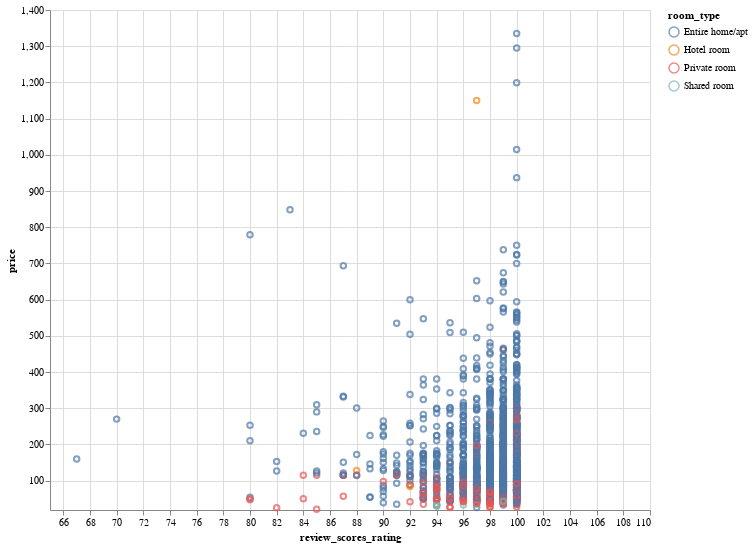

Notebook code for this chart:
### Code cell
# chart to show the rating compared to price color coded by type of accomodation
alt.Chart(df).mark_point().encode(
    x = alt.X('review_scores_rating', scale=alt.Scale(domain=[65, 110])),
    y = alt.Y('price', scale=alt.Scale(domain=[19, 1400])),color='room_type').properties(width=600,height=500)

### Figure 1 — Vega-Lite specification as saved in the notebook (floating-point values rounded to 4 significant figures; data arrays with more than 128 entries replaced by an {"elided": "..."} marker saying what was removed)
{"config": {"view": {"continuousWidth": 400, "continuousHeight": 300}}, "data": {"name": "data-7a3c6a6df34905a737ba1d1f8fb7a030"}, "mark": "point", "encoding": {"color": {"type": "nominal", "field": "room_type"}, "x": {"type": "quantitative", "field": "review_scores_rating", "scale": {"domain": [65, 110]}}, "y": {"type": "quantitative", "field": "price", "scale": {"domain": [19, 1400]}}}, "height": 500, "width": 600, "$schema": "https://vega.github.io/schema/vega-lite/v4.8.1.json", "datasets": {"data-7a3c6a6df34905a737ba1d1f8fb7a030": {"elided": "1719 records"}}}
